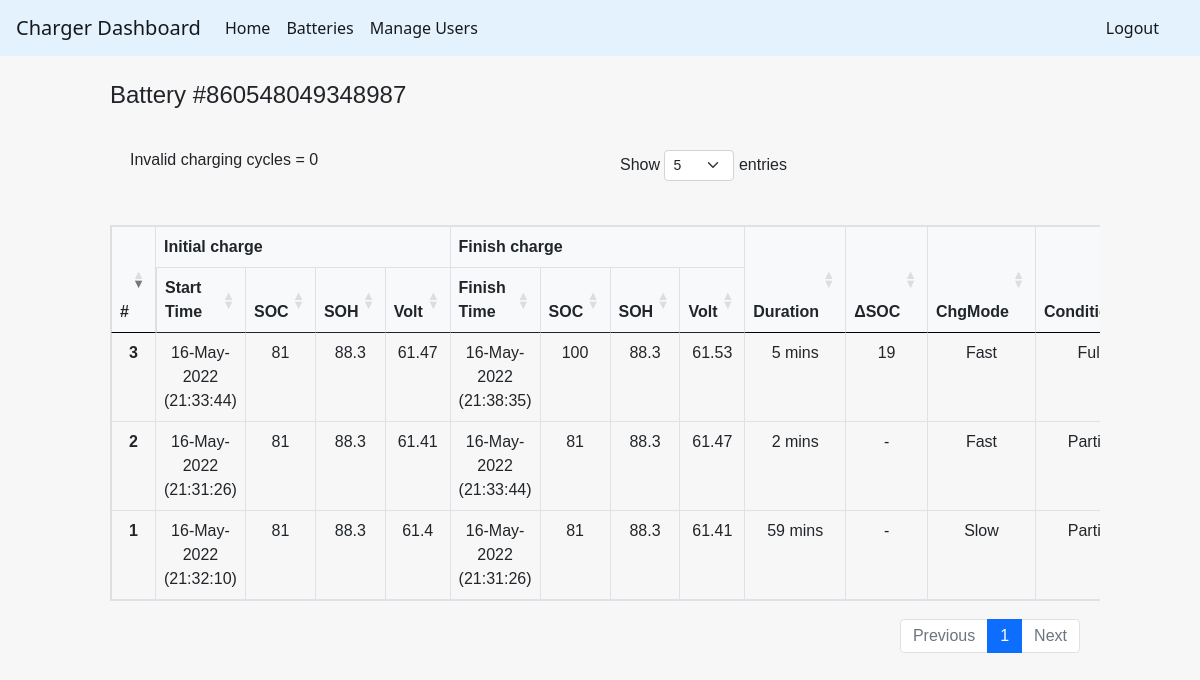
/connectedBatteries/860548049348987 (signed in), run on the app's committed database.
### tables this page shows
CREATE TABLE charger_s1 (
    id integer primary key autoincrement,
    productId INTEGER,
    Status INTEGER,
    SN TEXT,
    Time TEXT,
    SoC INTEGER,
    SoH INTEGER,
    Volt REAL
    , chargeMode INTEGER);

### flaskWebsite.py (the view, shortened to what this page needs)
@app.route('/connectedBatteries/<battSN>')
def batteryList(battSN):
    if "username" in session:
        con = sqlite3.connect(dbName)
        cur = con.cursor()
        table_list = [a for a in cur.execute("SELECT name FROM sqlite_master WHERE type = 'table'")]
        batteryName = "Battery #" + str(battSN)
        lenIndex = [ [0] for i in range(2)]
        cur.execute("SELECT * FROM charger_s1 WHERE SN = ?", (battSN,))
        lenIndex[0] = len(cur.fetchall())
        cur.execute("SELECT * FROM charger_s2 WHERE SN = ?", (battSN,))
        lenIndex[1] = len(cur.fetchall())
        s1data = [ dict() for i in range(lenIndex[0]+1)]
        s2data = [ dict() for i in range(lenIndex[1]+1)]
        battData = [ dict() for i in range(lenIndex[0]+lenIndex[1])]
        loopCount = 0
        for row in cur.execute("SELECT * FROM charger_s1 WHERE SN = ?", (battSN,)):
            s1data[loopCount]['stat'] = row[2]
            s1data[loopCount]['time'] = row[4]
            s1data[loopCount]['soc'] = row[5]
            s1data[loopCount]['soh'] = row[6]
            s1data[loopCount]['volt'] = row[7]
            s1data[loopCount]['chargeMode'] = row[8]
            loopCount += 1
        loopCount = 0
        for row in cur.execute("SELECT * FROM charger_s2 WHERE SN = ?", (battSN,)):
            s2data[loopCount]['stat'] = row[2]
            s2data[loopCount]['time'] = row[4]
            s2data[loopCount]['soc'] = row[5]
            s2data[loopCount]['soh'] = row[6]
            s2data[loopCount]['volt'] = row[7]
            s2data[loopCount]['chargeMode'] = row[8]
            loopCount += 1
        validChargingCycle = 0
        invalidChargingCycle = 0
        for i in s1data:
            print(i)
        for i in range(lenIndex[0]-1):
            space = 1
            if s1data[i]['stat'] == 1:
                if s1data[i+1]['stat'] == 1:
                    chargeCondition = 'Partial'
                elif s1data[i+1]['stat'] == 2:
                    chargeCondition = 'Full'
                elif s1data[i+1]['stat'] == 0:
                    chargeCondition = 'Partial'
                elif s1data[i+1]['stat'] == -1:
                    invalidChargingCycle+=1
                    continue
                battData[validChargingCycle]['condition'] = chargeCondition
                battData[validChargingCycle]['init_soc']  = s1data[i]['soc']
                battData[validChargingCycle]['init_soh']  = s1data[i]['soh']
                battData[validChargingCycle]['init_volt'] = s1data[i]['volt']
                battData[validChargingCycle]['init_time'] = s1data[i]['time']
                battData[validChargingCycle]['chg_mode']  = s1data[i]['chargeMode']
                battData[validChargingCycle]['fin_soc']   = s1data[i+space]['soc']
                battData[validChargingCycle]['fin_soh']   = s1data[i+space]['soh']
                battData[validChargingCycle]['fin_volt']  = s1data[i+space]['volt']
                battData[validChargingCycle]['fin_time']  = s1data[i+space]['time']
                validChargingCycle += 1
        for i in range(validChargingCycle):
            battData[i]['delta_soc'] = battData[i]['fin_soc'] - battData[i]['init_soc']
            try:
                dateStart = datetime.strptime(battData[i]['init_time'], '%y/%m/%d,%H:%M:%S')
                dateFinish = datetime.strptime(battData[i]['fin_time'], '%y/%m/%d,%H:%M:%S')
                duration = (dateFinish - dateStart).total_seconds()
                if (duration < 3600):
                    durationString = "{:.0f} mins".format((duration % 3600) / 60)
                else:
                    durationString = "{} hrs {:.0f} mins".format(math.floor(duration / 3600), (duration % 3600) / 60)
                battData[i]['delta_time'] = durationString
                battData[i]['init_time'] = dateStart.strftime("%d-%B-%Y (%H:%M:%S)")
                battData[i]['fin_time'] = dateFinish.strftime("%d-%B-%Y (%H:%M:%S)")
            except:
                battData[i]['init_time'] = '-'
                battData[i]['fin_time'] = '-'
                battData[i]['delta_time'] = '-'
        cur.close()
        con.close()
        print("inv:{}".format(invalidChargingCycle))
        return render_template('displayOneBattery.html', lenValid=validChargingCycle, lenInvalid=invalidChargingCycle, batt_data=battData, batt_sn=battSN)
    else:
        return redirect(url_for('login'))

### templates/displayOneBattery.html (shortened to what this page needs)
{% extends "base.html" %}
{% block styles %}
<link rel= "stylesheet" type= "text/css" href= "{{ url_for('static',filename='styles/main.css') }}">
<link rel= "stylesheet" type= "text/css" href= "{{ url_for('static',filename='styles/addon_displayOneBattery.css') }}">
{% endblock %}
{% block content %}
<div class="container-fluid">
    <div class="row" style="margin-top: 15px; margin-bottom:0; padding-bottom:0; margin-left:0">
        <h4 style="margin:0; padding:0">Battery #{{ batt_sn }}</h4>
    </div>
    <div class="row" style="margin:0; padding:0">
        <div class="table-responsive" style="margin:0; padding:0">
            <table id="batt" class="table table-bordered">
                <thead style="background-color: #f8f9fa">
                    <tr>
                        <th scope="col" rowspan = "2" style="border-bottom: 1px solid #000000;">#</th>
                        <th scope="col" colspan = "4">Initial charge</th>
                        <th scope="col" colspan = "4">Finish charge</th>
                        <th scope="col" rowspan = "2" style="border-bottom: 1px solid #000000;">Duration</th>
                        <th scope="col" rowspan = "2" style="border-bottom: 1px solid #000000;">ΔSOC</th>
                        <th scope="col" rowspan = "2" style="border-bottom: 1px solid #000000;">ChgMode</th>
                        <th scope="col" rowspan = "2" style="border-bottom: 1px solid #000000;">Condition</th>
                    </tr>
                    <tr>
                        <th scope="col">Start Time</th>
                        <th scope="col">SOC</th>
                        <th scope="col">SOH</th>
                        <th scope="col">Volt</th>
                        <th scope="col">Finish Time</th>
                        <th scope="col">SOC</th>
                        <th scope="col">SOH</th>
                        <th scope="col">Volt</th>
                    </tr>
                </thead>
                <tbody>
                    {% for x in range (0,lenValid) %}
                    <tr>
                        <th scope="row"> {{ x + 1 }}</th>
                        <td>{{ batt_data[x]['init_time'] }}</td>
                        <td>{{ batt_data[x]['init_soc'] }}</td>
                        <td>{{ batt_data[x]['init_soh'] }}</td>
                        <td>{{ batt_data[x]['init_volt'] }}</td>
                        <td>{{ batt_data[x]['fin_time'] }}</td>
                        <td>
                            {% if batt_data[x]['condition'] == "Full" %}
                                100
                            {% else %}
                                {{ batt_data[x]['fin_soc'] }}
                            {% endif %}
                        </td>
                        <td>{{ batt_data[x]['fin_soh'] }}</td>
                        <td>{{ batt_data[x]['fin_volt'] }}</td>
                        <td>{{ batt_data[x]['delta_time'] }}</td>
                        <td>
                            {% if batt_data[x]['condition'] == "Full" %}
                                {% set dispDeltaSoc = 100 - batt_data[x]['init_soc'] %}
                            {% else %}
                                {% set dispDeltaSoc = "-" %}
                            {% endif %}
                            {{ dispDeltaSoc }}
                        </td>
                        <td>
                            {% if batt_data[x]['chg_mode'] == 0 %}
                                Slow
                            {% else %}
                                Fast
                            {% endif %}
                        </td>
                        <td>{{ batt_data[x]['condition'] }}</td>
                    </tr>
                    {% endfor %}
                </tbody>
            </table>
        </div>
    </div>
</div>
{% endblock %}

### templates/base.html (shortened to what this page needs)
<!doctype html>
<html>
<head>
    <link href='https://unpkg.com/boxicons@2.1.2/css/boxicons.min.css' rel='stylesheet'>
    <link rel="stylesheet" href="https://cdn.jsdelivr.net/npm/bootstrap@4.3.1/dist/css/bootstrap.min.css"
>
    <link href="https://cdn.jsdelivr.net/npm/bootstrap@5.0.1/dist/css/bootstrap.min.css" rel="stylesheet"
>
    <link rel="stylesheet" type="text/css" href="https://cdn.datatables.net/1.10.25/css/dataTables.bootstrap5.css">
    {% block styles %}{% endblock %}
</head>
<body>
    {% if session['username']|length %}
    <nav class="navbar navbar-expand-lg navbar-light" style="background-color: #e3f2fd;">
        <a class="navbar-brand" href="/home">Charger Dashboard</a>
        <div class="collapse navbar-collapse" id="navbarSupportedContent">
            <ul class="navbar-nav mr-auto">
                <li class="nav-item active">
                    <a class="nav-link" href="/home">Home <span class="sr-only">(current)</span></a>
                </li>
                <li class="nav-item active">
                    <a class="nav-link" href="/batteries">Batteries</a>
                </li>
                <li class="nav-item active">
                    <a class="nav-link" href="/manage-users">Manage Users</a>
                </li>
            </ul>
            <span class="navbar-text">
                <a class="nav-link" href="/logout" style="padding:0 25px">Logout</a>
            </span>
        </div>
    </nav>
    {% endif %}
    {% block content %}
    {% endblock %}
</body>
</html>

### static/styles/main.css (style rules this page uses)
body { background-color: #f7f7f7; }
.container-fluid { padding: 0 100px; font-family: 'Quicksand', sans-serif; font-size: 16px; }

### static/styles/addon_displayOneBattery.css (style rules this page uses)
body { margin: 0; }
.container-fluid div { padding: 10px; }
.table-bordered { text-align: center; }
th { border-top: 1px solid #dddddd; border-bottom: 1px solid #dddddd; border-right: 1px solid #dddddd; }
th:first-child { border-left: 1px solid #dddddd; }

### data on the page
charger_s1: SoH "88.3", Volt "61.4"
charger_s1: SoH "88.3", Volt "61.41", SoH "88.3", Volt "61.41"
charger_s1: SoH "88.3", Volt "61.47", SoH "88.3", Volt "61.47"
charger_s1: SoH "88.3", Volt "61.53"

### other printed values
{{ batt_sn }} "860548049348987"
{{ x + 1 }} "1" "2" "3"
{{ batt_data[x]['init_time'] }} "16-May-2022 (21:32:10)" "16-May-2022 (21:31:26)" "16-May-2022 (21:33:44)"
{{ batt_data[x]['init_soc'] }} "81" "81" "81"
{{ batt_data[x]['fin_time'] }} "16-May-2022 (21:31:26)" "16-May-2022 (21:33:44)" "16-May-2022 (21:38:35)"
{{ batt_data[x]['fin_soc'] }} "81" "81"
{{ batt_data[x]['delta_time'] }} "59 mins" "2 mins" "5 mins"
{{ dispDeltaSoc }} "-" "-" "19"
